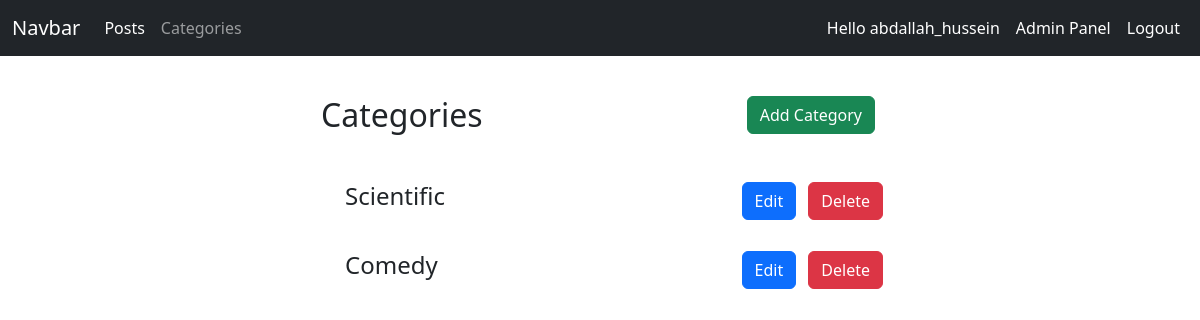
The app's page /ShowCategories (signed in), older data.
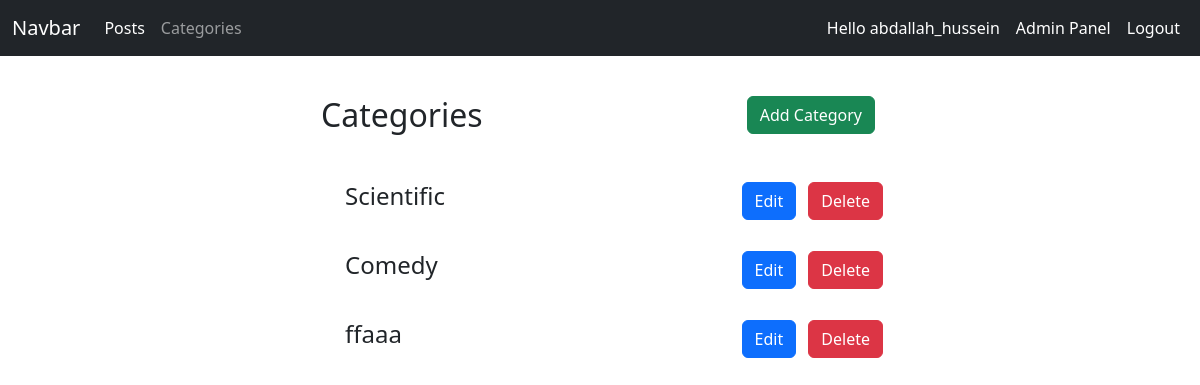
The same page, newer data.
### BlogApplication/models.py (models this page shows, shortened)
class BlogCategory(models.Model):
    author = models.ForeignKey(User, on_delete=models.CASCADE)
    name = models.CharField(max_length=200)
    description = models.TextField(null=True, blank=True)
    class Meta:
        verbose_name_plural = "Blog Categories"  # For Admin Panel

### BlogApplication/views.py (the view)
# urls.py: path('ShowCategories', views.showCategories, name='categories'),
def showCategories(request):
    context = {'categories': BlogCategory.objects.all()}
    return render(request, 'BlogApplication/ShowCategories.html', context)

### BlogApplication/templates/BlogApplication/ShowCategories.html
{% extends 'BlogApplication/Base/Base.html' %}
{% block container %}
    <div class="container ">
        <div class="w-100 my-4 d-flex flex-column justify-content-center align-items-center">
            <div class="w-50 d-flex justify-content-between align-items-center">
                <h2 class="my-3">
                    Categories
                </h2>
                <a href="{% url 'addCategory' %}" class="btn btn-success mx-1">Add Category</a>
            </div>
        </div>
        <ul class="my-4 w100 d-flex flex-column justify-content-center align-items-center">
        {% for category in categories  %}
            <li class="w-50 my-2 d-flex justify-content-between">
                <h4 class = 'mb-4'>{{category.name}}</h4>
                <div>
                    {% if request.user.is_superuser or user.is_authenticated and user == category.author %}
                    <a href="{% url 'editCategory' category.pk %}" class="btn btn-primary mx-1">Edit</a>
                    <a href="{% url 'deleteCategory' category.pk %}" class="btn btn-danger mx-1" onclick="return confirm('Are you sure you want to delete this post?');">Delete</a>
                    {% endif %}
                </div>
            </li>
        {% endfor %}
        </ul>
    </div>
{% endblock %}

Row changes from the older to the newer data that the page shows:
added BlogCategory: name "ffaaa"
